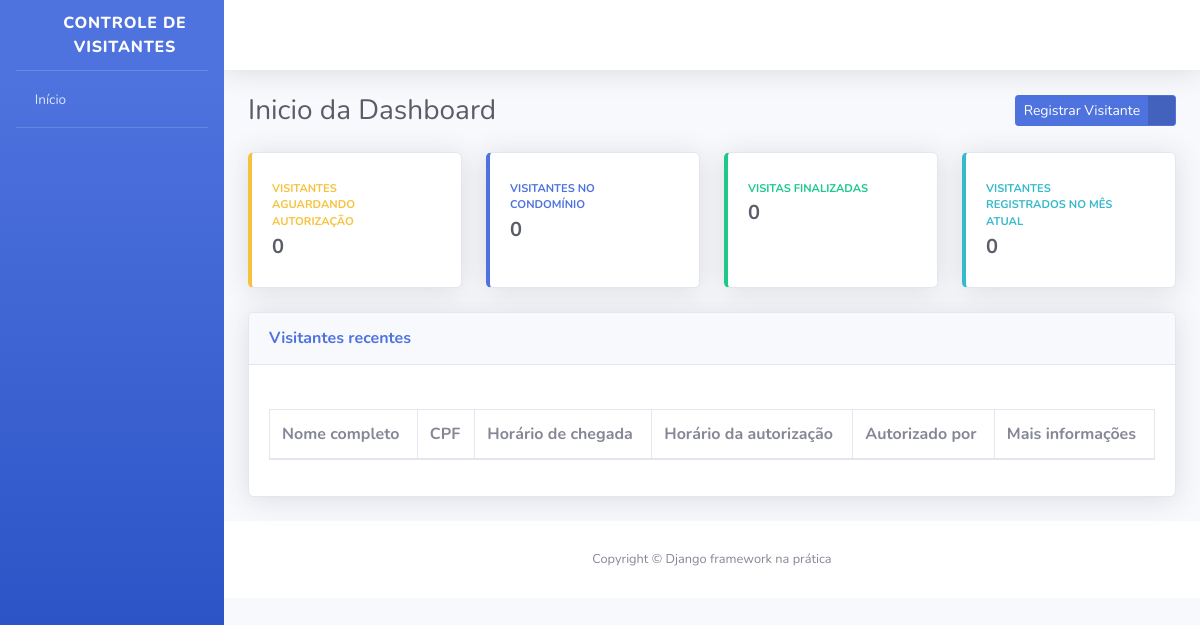
/, run on an earlier commit of the app's database.
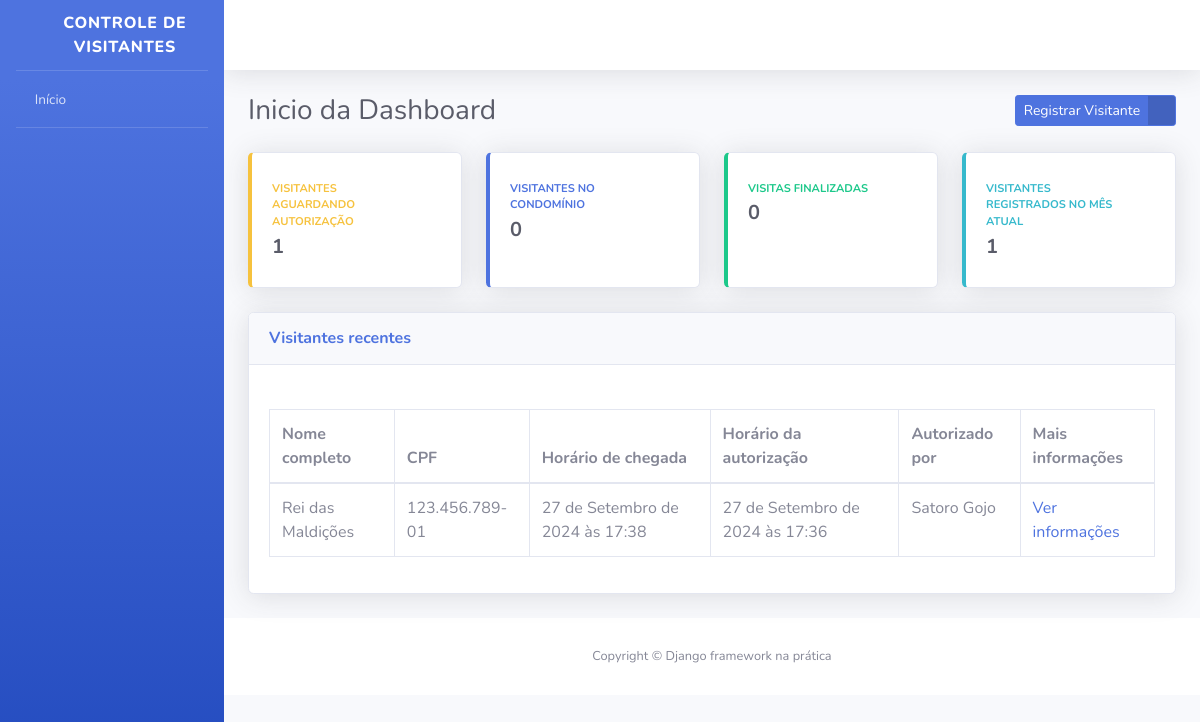
And on a later commit of the database.
### visitantes/models.py (models this page shows, shortened)
class Visitante(models.Model):
    STATUS_VISITANTE = [
        ('AGUARDANDO','Aguardando Autorização'),
        ('EM_VISITA','Em visita'),
        ('FINALIZADO','Visita Finalizada')
    ]
    status = models.CharField(verbose_name='status', max_length=10, choices=STATUS_VISITANTE, default='AGUARDANDO')
    nome_completo = models.CharField(verbose_name='Nome completo', max_length=200)
    cpf = models.CharField(verbose_name='CPF', max_length=11)
    telefone = models.CharField(verbose_name='Telefone', max_length=11)
    data_nascimento = models.DateField(verbose_name='Data de Nascimento', auto_now=False)
    numero_casa = models.PositiveSmallIntegerField(verbose_name='Número da casa a ser visitada')
    placa_veiculo = models.CharField(verbose_name='Placa do Carro', max_length=7, blank=True, null=True)
    horario_chegada = models.DateTimeField(verbose_name='Horário de chegada na portaria', auto_now_add=True)
    horario_autorizacao = models.DateTimeField(verbose_name='Horário da autorização de entrada', auto_now_add=False, blank=True, null=True)
    horario_saida = models.DateTimeField(verbose_name='Horário de saida do condominio', auto_now_add=False, blank=True, null=True)
    morador_responsavel = models.CharField(verbose_name='Nome do morador responsavel', max_length=200, blank=False, null=False)
    registrado_por = models.ForeignKey('porteiros.Porteiro', verbose_name='Porteiro responsavel pelo registro', on_delete=models.PROTECT)
    def get_horario_chegada(self):
        if self.horario_chegada:
            return self.horario_chegada
    def get_horario_autorizacao(self):
        if self.horario_autorizacao:
            return self.horario_autorizacao
    def get_morador_responsavel(self):
        if self.morador_responsavel:
            return self.morador_responsavel
    def get_cpf(self):
        if self.cpf:
            cpf = str(self.cpf)
            cpf_parte_um = cpf[0:3]
            cpf_parte_dois = cpf[3:6]
            cpf_parte_tres = cpf[6:9]
            cpf_parte_quatro = cpf[9:]
            cpf_formatado = f'{cpf_parte_um}.{cpf_parte_dois}.{cpf_parte_tres}-{cpf_parte_quatro}'
            return cpf_formatado
    class Meta:
        verbose_name = "Visitante"
        verbose_name_plural = "Visitantes"
        db_table = "Visitante"
    def __str__(self):
        return self.nome_completo

### dashboard/views.py (the view)
# urls.py: path('',index, name='index'),
def index(request):
    todos_visitantes = Visitante.objects.order_by( '-horario_chegada' )
    visitantes_aguardando = todos_visitantes.filter(status='AGUARDANDO')
    visitantes_em_visita = todos_visitantes.filter(status='EM_VISITA')
    visitantes_finalizado = todos_visitantes.filter(status='FINALIZADO')
    hora_atual = timezone.now()
    mes_atual = hora_atual.month
    visitantes_mes = todos_visitantes.filter(horario_chegada__month = mes_atual)
    context = {
        'nome_pagina' : 'Inicio da Dashboard',
        'todos_visitantes' : todos_visitantes,
        'visitantes_aguardando' : visitantes_aguardando.count(),
        'visitantes_em_visita' : visitantes_em_visita.count(),
        'visitantes_finalizado' : visitantes_finalizado.count(),
        'visitantes_mes' : todos_visitantes.count()
    }
    return render(request,'index.html', context)

### templates/index.html (shortened to what the changed rows need)
{% extends 'base.html' %}
{% block conteudo %}
<div class="container-fluid">
    <div class="d-sm-flex align-items-center justify-content-between mb-4">
        <h1 class="h3 mb-0 text-gray-800">{{nome_pagina}}</h1>
    </div>
    <div class="row">
        <div class="col-xl-3 col-md-6 mb-4">
            <div class="card border-left-warning shadow h-100 py-2">
                <div class="card-body">
                    <div class="row no-gutters align-items-center">
                        <div class="col mr-2">
                            <div class="text-xs font-weight-bold text-warning text-uppercase mb-1">Visitantes aguardando autorização</div>
                            <div class="h5 mb-0 font-weight-bold text-gray-800">{{visitantes_aguardando}}</div>
                        </div>
                    </div>
                </div>
            </div>
        </div>
        <div class="col-xl-3 col-md-6 mb-4">
            <div class="card border-left-info shadow h-100 py-2">
                <div class="card-body">
                    <div class="row no-gutters align-items-center">
                        <div class="col mr-2">
                            <div class="text-xs font-weight-bold text-info text-uppercase mb-1">Visitantes registrados no mês atual</div>
                            <div class="h5 mb-0 font-weight-bold text-gray-800">{{visitantes_mes}}</div>
                        </div>
                    </div>
                </div>
            </div>
        </div>
    </div>
    <div class="card shadow mb-4">
        <div class="card-body">
            <div class="table-responsive">
                <table class="table table-bordered">
                    <thead>
                        <th>Nome completo</th>
                        <th>CPF</th>
                        <th>Horário de chegada</th>
                        <th>Horário da autorização</th>
                        <th>Autorizado por</th>
                        <th>Mais informações</th>
                    </thead>
                    <tbody>
                        {%for visitante in todos_visitantes%}
                        <tr>
                            <td>{{ visitante}}</td>
                            <td>{{visitante.get_cpf}}</td>
                            <td>{{ visitante.get_horario_chegada}}</td>
                            <td>{{ visitante.get_horario_autorizacao}}</td>
                            <td>{{ visitante.get_morador_responsavel}}</td>
                            <td>
                                <a href="#">
                                    Ver informações
                                </a>
                            </td>
                        </tr>
                        {%endfor%}
                    </tbody>
                </table>
            </div>
        </div>
    </div>
</div>
{% endblock conteudo %}

What changed in the data, as far as the page shows it:
added Visitante: nome_completo "Rei das Maldições", get_cpf "123.456.789-01", get_horario_chegada "27 de Setembro de 2024 às 17:38", get_horario_autorizacao "27 de Setembro de 2024 às 17:36", get_morador_responsavel "Satoro Gojo"
Also different on the page:
{{ visitantes_aguardando }}: "0" → "1"
{{ visitantes_mes }}: "0" → "1"
